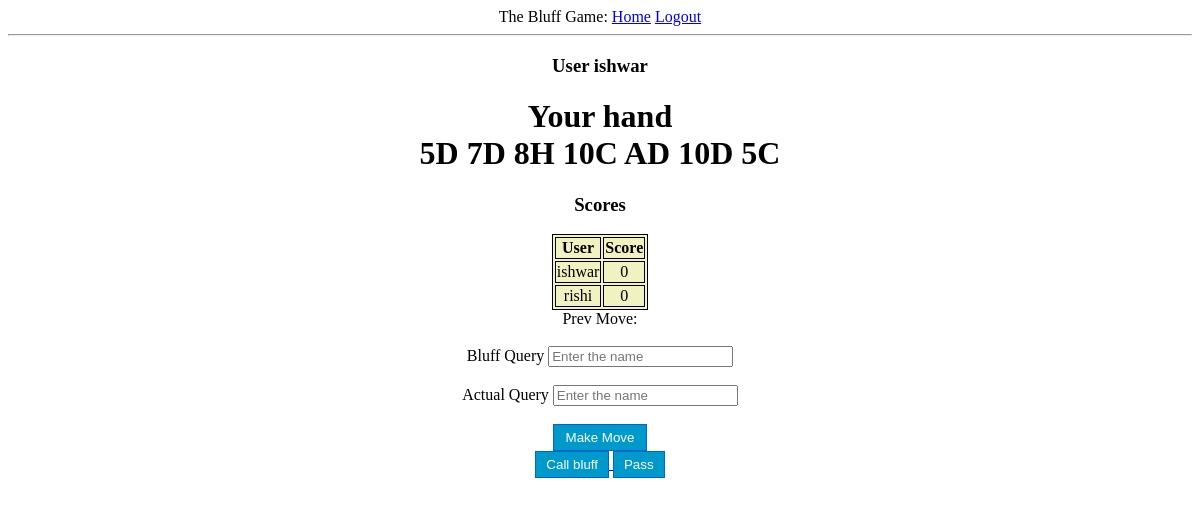
Screenshot of /join_game/test (signed in) with the database file from the repository.
### models.py (models this page shows, shortened)
class User(UserMixin, db.Model):
    id = db.Column(db.Integer, primary_key=True)
    username = db.Column(db.String(64), index=True, unique=True)
    email = db.Column(db.String(120), index=True, unique=True)
    password_hash = db.Column(db.String(128))
    win = db.Column(db.Integer, default=0)
    loss = db.Column(db.Integer, default=0)
    draw = db.Column(db.Integer, default=0)

class GameMove(db.Model):
    id = db.Column(db.Integer, primary_key=True)
    game_id = db.Column(db.Integer, nullable=False)
    time = db.Column(db.DateTime, default=datetime.utcnow())
    turn_player_id = db.Column(db.Integer, nullable=False)
    turn_player_name = db.Column(db.String, nullable=False)
    player1_hand = db.Column(db.String)
    player2_hand = db.Column(db.String)
    player_action = db.Column(db.String, nullable=False)
    cards_played = db.Column(db.String)
    cards_bluffed = db.Column(db.String)

class Game(db.Model):
    id = db.Column(db.Integer, primary_key=True)
    gamename = db.Column(db.String, nullable=False)
    no_players = db.Column(db.Integer)
    player1_name = db.Column(db.String, nullable=False, default="Not Joined Yet")
    player2_name = db.Column(db.String, nullable=False, default="Not Joined Yet")
    player1_id = db.Column(db.Integer)
    player2_id = db.Column(db.Integer)
    player1_score = db.Column(db.Integer, default=0)
    player2_score = db.Column(db.Integer, default=0)
    completed = db.Column(db.Integer, default=0)
    winner = db.Column(db.String)

### app.py (the view, shortened to what this page needs)
@app.route("/join_game/<string:gameName>", methods=["GET","POST"])
def join_game(gameName):
    if not current_user.is_authenticated:
        return redirect(url_for('login'))
    game = Game.query.filter_by(gamename=gameName).first()
    user = User.query.filter_by(username=current_user.username).first_or_404()
    if not bool(game):
        return "Sorry doesn't exist"
    if game.no_players == 1:
        if game.player1_id == user.id:
            pass
        else:
            game.player2_id = user.id
            game.player2_name = user.username
            game.no_players = 2
            deck = Deck().deck
            gm = GameMove(game_id=game.id, turn_player_id=game.player1_id, turn_player_name=game.player1_name,
            player1_hand=" ".join(deck[:10]),
            player2_hand=" ".join(deck[10:20]),
            player_action="seed hand")
            db.session.add(gm)
            db.session.commit()
    else:
        if not (game.player1_id == user.id or game.player2_id == user.id):
            return "filled to capacity"
    gm = GameMove.query.filter_by(game_id=game.id).order_by(GameMove.id.desc()).first()
    bluff_query = request.form.get('bluffquery', "  ")
    actual_query = request.form.get('actualquery', " ")
    actual_pattern = "^(((10|[0-9])|[AKQJ])[HCSD]\s)*(((10|[0-9])|[AKQJ])[HCSD])$"
    bluff_pattern = "^(10|[0-9])+ ((10|[0-9])|[AKQJ])$"
    game = Game.query.filter_by(gamename=gameName).first()
    gm = GameMove.query.filter_by(game_id=game.id).order_by(GameMove.id.desc()).first()
    actual_list = actual_query.split(" ")
    hand = return_hand(game, user)
    hand_list = hand.split(" ")
    if(get_turn(game) != user.id):
        return render_template("game_screen.html", user=user, hand=return_hand(game, user),
                               gamename=game.gamename, game=game)
    if not (set(actual_list)).issubset(set(hand_list)):
        return render_template("game_screen.html", user=user,
                                hand=return_hand(game, user), gamename=game.gamename, game=game)
    else:
        mod_hand = " ".join([h for h in hand_list if h not in actual_list])

### app.py (called while the page is built)
@app.before_request
def before_request():
    session.permanent = True
    app.permanent_session_lifetime = timedelta(minutes=3)

def return_hand(game, user):
    gm = GameMove.query.filter_by(game_id=game.id).order_by(GameMove.id.desc()).first()
    if(gm.player1_hand is None):
        return "Hand not assigned yet"
    if game.player1_id == user.id:
        return gm.player1_hand
    else:
        return gm.player2_hand

def get_turn(game):
    gm = GameMove.query.filter_by(game_id=game.id).order_by(GameMove.id.desc()).first()
    if not gm:
        return -1
    if gm.turn_player_id == game.player1_id:
        return game.player2_id
    else:
        return game.player1_id

### models.py (called while the page is built)
@login.user_loader
def load_user(id):
    return User.query.get(int(id))

### templates/game_screen.html (shortened to what this page needs)
<!DOCTYPE html>
<html lang="">
<link rel= "stylesheet" type= "text/css" href= "{{ url_for('static',filename='styles/mainpage.css') }}">
{% extends "base.html" %}
{% block content %}
<h3>User {{ user.username }}</h3>
<h1>Your hand <div id= "user_hand">{{ hand }}</div></h1>
<h3>Scores</h3>
<table class="center">
    <tr>
        <th>User</th>
        <th>Score</th>
    </tr>
    <tr>
        <td ALIGN="center">{{ game.player1_name }}</td>
        <td ALIGN="center" id="p1_score">{{ game.player1_score }}</td>
    </tr>
    <tr>
        <td ALIGN="center">{{ game.player2_name }}</td>
        <td ALIGN="center" id="p2_score">{{ game.player2_score }}</td>
    </tr>
</table>
<head>
</head>
<body>
<form action={{ url_for("join_game", gameName = gamename ) }} method="post">
    <div>
            Prev Move:
        <label id = "turn"></label><br>
        <label>Bluff Query</label>
        <input type="text" id="bluffquery" name="bluffquery" placeholder="Enter the name">
    </div>
    <br>
    <div>
        <label>Actual Query</label>
        <input type="text" id="actualquery" name="actualquery" placeholder="Enter the name">
    </div>
    <br>
    <div>
            <button class="button" id="make_move" type="submit" style="width: 8%; cursor:pointer">Make Move</button>
        <br>
    </div>
</form>
{% if game.completed == 1 %}
    <a href="{{ url_for("call_bluff", gameName=gamename) }}">
        <button class="button" style="cursor:pointer" disabled>Call bluff</button>
    </a>
{% else %}
    <a href="{{ url_for("call_bluff", gameName=gamename) }}">
        <button class="button" style="cursor:pointer">Call bluff</button>
    </a>
{% endif %}
{% if game.completed == 1 %}
    <a href="{{ url_for("pass_move", gamename=gamename) }}">
        <button class="button" style="cursor:pointer" disabled>Pass</button>
    </a>
{% else %}
    <a href="{{ url_for("pass_move", gamename=gamename) }}">
        <button class="button" style="cursor:pointer">Pass</button>
    </a>
{% endif %}
</body>
{% endblock %}

### static/styles/mainpage.css (style rules this page uses)
body { background-image: url("https://www.jakpost.travel/wimages/large/14-146410_sky-wallpaper-light-blue-sky-background.jpg"); height: 100%; background-size: cover; text-align: center; }
button { border: 1px solid #0066cc; background-color: #0099cc; color: #ffffff; padding: 5px 10px; }
table, th, td { border: 1px solid black; background-color: #f1f1c1; }
table.center { margin-left:auto; margin-right:auto; }

### rows the page displays
User: username "ishwar"
GameMove: player1_hand "5D 7D 8H 10C AD 10D 5C"
Game: player1_name "ishwar", player1_score "0", player2_name "rishi", player2_score "0"
